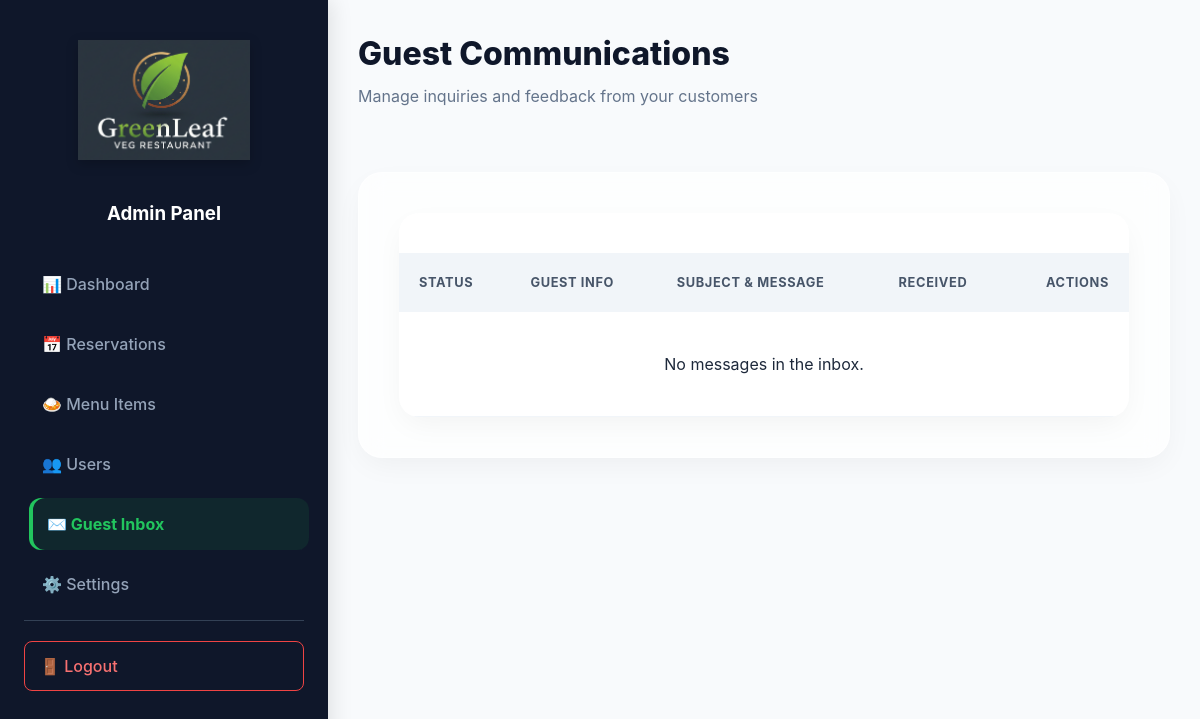
The page /admin/inbox.php (signed in) on the database as committed earlier.
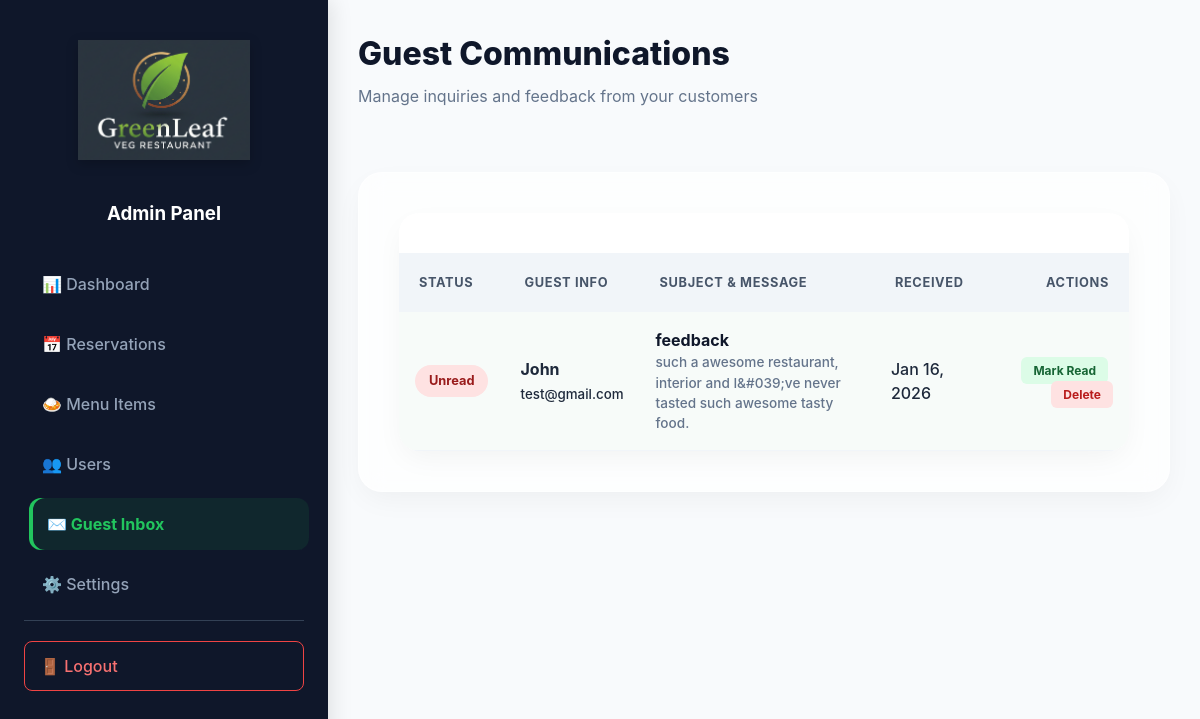
The same page on the database as committed later.
### tables this page shows
CREATE TABLE `contact_messages` (
  `id` int(11) NOT NULL,
  `name` varchar(100) NOT NULL,
  `email` varchar(100) NOT NULL,
  `subject` varchar(100) DEFAULT NULL,
  `message` text NOT NULL,
  `created_at` timestamp NOT NULL DEFAULT current_timestamp(),
  `status` enum('unread','read','replied') DEFAULT 'unread'
);

### admin/inbox.php (the view, shortened to what this page needs)
<?php
require 'config.php';
$stmt = $dbh->query("SELECT * FROM contact_messages ORDER BY created_at DESC");
$messages = $stmt->fetchAll(PDO::FETCH_ASSOC);
?>
<!DOCTYPE html>
<html lang="en">
<head>
    <link rel="stylesheet" href="assets/css/admin-styles.css">
</head>
<body class="admin-body">
    <div class="admin-container">
        <?php include 'sidebar.php'; ?>
        <main class="admin-main">
            <header class="admin-header">
                <div class="header-title">
                    <h2>Guest Communications</h2>
                    <p class="subtitle">Manage inquiries and feedback from your customers</p>
                </div>
            </header>
            <div class="admin-card glass-morph">
                <div class="table-responsive">
                    <table class="admin-table">
                        <thead>
                            <tr>
                                <th>Status</th>
                                <th>Guest Info</th>
                                <th>Subject & Message</th>
                                <th>Received</th>
                                <th style="text-align: right;">Actions</th>
                            </tr>
                        </thead>
                        <tbody>
                            <?php if (empty($messages)): ?>
                                <tr><td colspan="5" style="text-align:center; padding: 40px;">No messages in the inbox.</td></tr>
                            <?php endif; ?>
                            <?php foreach ($messages as $msg): ?>
                            <tr class="table-row-hover <?php echo $msg['status'] === 'unread' ? 'unread-row' : ''; ?>">
                                <td>
                                    <span class="badge <?php echo $msg['status'] === 'unread' ? 'badge-danger' : 'badge-success'; ?>">
                                        <?php echo ucfirst($msg['status']); ?>
                                    </span>
                                </td>
                                <td>
                                    <strong><?php echo htmlspecialchars($msg['name']); ?></strong><br>
                                    <small><?php echo htmlspecialchars($msg['email']); ?></small>
                                </td>
                                <td style="max-width: 400px;">
                                    <div style="font-weight: 700; color: var(--sidebar-bg);"><?php echo htmlspecialchars($msg['subject']); ?></div>
                                    <div style="font-size: 0.85rem; color: var(--text-muted);"><?php echo nl2br(htmlspecialchars($msg['message'])); ?></div>
                                </td>
                                <td><?php echo date('M d, Y', strtotime($msg['created_at'])); ?></td>
                                <td style="text-align: right;">
                                    <?php if($msg['status'] === 'unread'): ?>
                                        <a href="?action=read&id=<?php echo $msg['id']; ?>" class="action-btn checkin" style="margin-right: 5px;">Mark Read</a>
                                    <?php endif; ?>
                                    <a href="?action=delete&id=<?php echo $msg['id']; ?>" class="action-btn cancel" onclick="return confirm('Delete this message?')">Delete</a>
                                </td>
                            </tr>
                            <?php endforeach; ?>
                        </tbody>
                    </table>
                </div>
            </div>
        </main>
    </div>
</body>
</html>

Rows that differ between the two databases and show on the page:
added contact_messages: status "Unread", name "John", email "test@gmail.com", subject "feedback", message "such a awesome restaurant, interior and I&#039;ve never tasted such awesome tasty food.", created_at "Jan 16, 2026"
Other text that changed with them:
text no longer shown: "No messages in the inbox."
